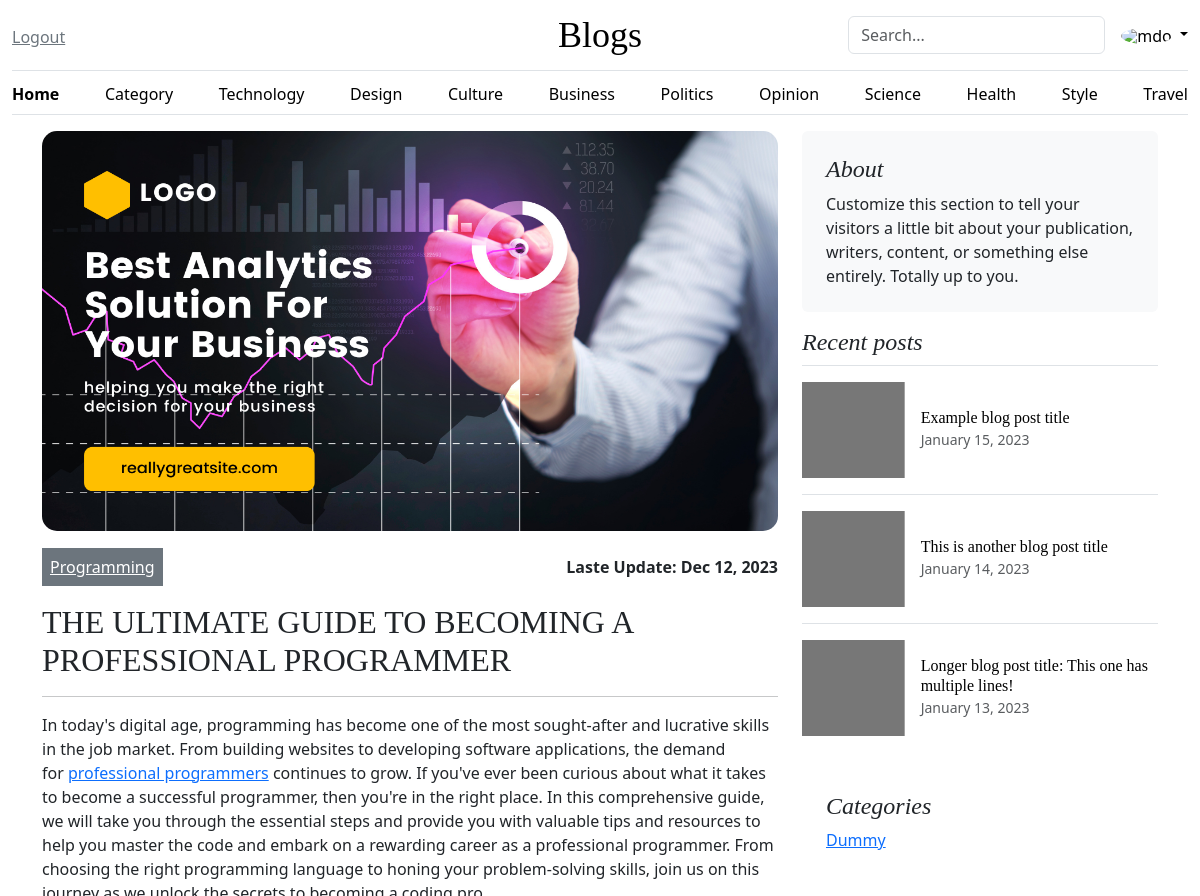
Page /post/the-ultimate-guide-to-becoming-a-professional-programmer-wajahat-1 (signed in, upper part) on the earlier database version.
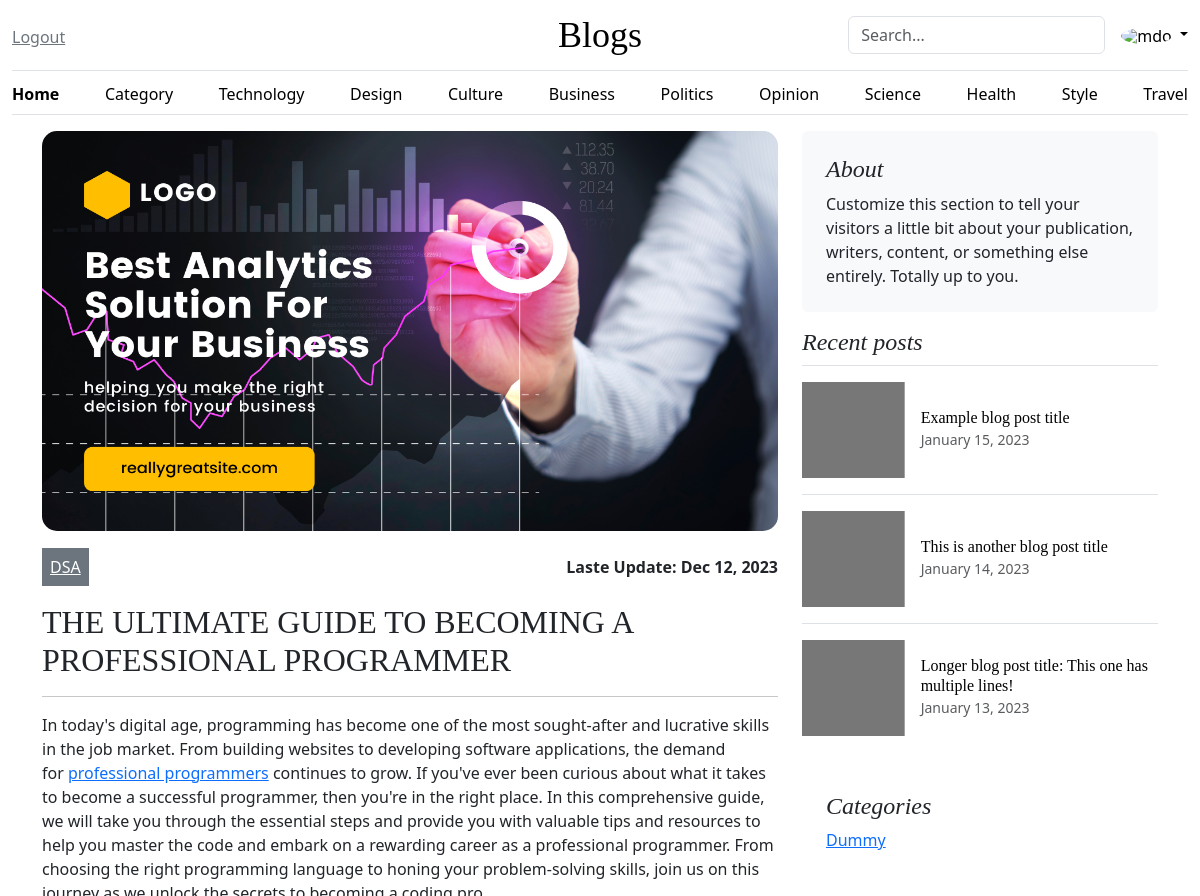
Same page on the later database version.
### core/models.py (models this page shows, shortened)
class Post(models.Model):
    STATUS = (
        ('Draft','Draft'),
        ('Publish','Publish')
    )
    featured_img = models.ImageField(upload_to='post/')
    title = models.CharField(max_length=255)
    author = models.CharField(max_length=30)
    category = models.ForeignKey(Category, on_delete=models.CASCADE)
    date = models.DateTimeField(auto_now_add=True)
    update = models.DateTimeField(auto_now=True, null=True)
    content = RichTextField()
    slug = models.CharField(max_length=255, unique=True)
    status = models.CharField(choices=STATUS, max_length=150)

class Category(models.Model):
    name = models.CharField(max_length=255)
    date = models.DateTimeField(auto_now_add=True)
    slug = models.CharField(max_length=50, unique=True, blank=True, null=True)
    def __str__(self):
        return self.name

### core/views.py (the view)
# urls.py: path("post/<str:slug>", views.view_post, name="post_view"),
def view_post(request, slug):
    post = get_object_or_404(Post, slug=slug)
    context = {
        "post":post
    }
    return render(request, "single.html",context)

### template/single.html (shortened to what this page needs)
{% extends "base.html" %}
{% load static %}
{% block content %}
<div class="container">
    <div class="row">
        <div class="col-md-8">
            <div>
                <img src="{{post.featured_img.url}}" style="height: 400px;width: 100%;border-radius:15px;" class="img-fluid" alt="">
            </div>
            <br>
            <div class="row">
                <div class="col-md-6">
                    <a href="" class="bg-secondary my-5 p-2 text-white">{{post.category}}</a>
                </div>
                <div class="col-md-6">
                    <span class="float-end fw-bold  ">Laste Update: {{post.date|date:"M d, Y"}}</span>
                </div>
            </div>
            <br>
            <h2>{{post.title}}</h2>
            <hr>
            <div>
                {{post.content|safe}}
            </div>
        </div>
        <div class="col-md-4">
            <div class="position-sticky" style="top: 2rem;">
                <div class="p-4 mb-3 bg-body-tertiary rounded">
                  <h4 class="fst-italic">About</h4>
                  <p class="mb-0">Customize this section to tell your visitors a little bit about your publication, writers, content, or something else entirely. Totally up to you.</p>
                </div>
                <div>
                  <h4 class="fst-italic">Recent posts</h4>
                  <ul class="list-unstyled">
                    <li>
                      <a class="d-flex flex-column flex-lg-row gap-3 align-items-start align-items-lg-center py-3 link-body-emphasis text-decoration-none border-top" href="#">
                        <svg class="bd-placeholder-img" width="100%" height="96" xmlns="http://www.w3.org/2000/svg" aria-hidden="true" preserveAspectRatio="xMidYMid slice" focusable="false"><rect width="100%" height="100%" fill="#777"/></svg>
                        <div class="col-lg-8">
                          <h6 class="mb-0">Example blog post title</h6>
                          <small class="text-body-secondary">January 15, 2023</small>
                        </div>
                      </a>
                    </li>
                    <li>
                      <a class="d-flex flex-column flex-lg-row gap-3 align-items-start align-items-lg-center py-3 link-body-emphasis text-decoration-none border-top" href="#">
                        <svg class="bd-placeholder-img" width="100%" height="96" xmlns="http://www.w3.org/2000/svg" aria-hidden="true" preserveAspectRatio="xMidYMid slice" focusable="false"><rect width="100%" height="100%" fill="#777"/></svg>
                        <div class="col-lg-8">
                          <h6 class="mb-0">This is another blog post title</h6>
                          <small class="text-body-secondary">January 14, 2023</small>
                        </div>
                      </a>
                    </li>
                    <li>
                      <a class="d-flex flex-column flex-lg-row gap-3 align-items-start align-items-lg-center py-3 link-body-emphasis text-decoration-none border-top" href="#">
                        <svg class="bd-placeholder-img" width="100%" height="96" xmlns="http://www.w3.org/2000/svg" aria-hidden="true" preserveAspectRatio="xMidYMid slice" focusable="false"><rect width="100%" height="100%" fill="#777"/></svg>
                        <div class="col-lg-8">
                          <h6 class="mb-0">Longer blog post title: This one has multiple lines!</h6>
                          <small class="text-body-secondary">January 13, 2023</small>
                        </div>
                      </a>
                    </li>
                  </ul>
                </div>
                <div class="p-4">
                  <h4 class="fst-italic">Categories</h4>
                  <ol class="list-unstyled mb-0">
                     <li><a href="#">Dummy</a></li>
                  </ol>
                </div>
                <div class="p-4">
                </div>
              </div>
        </div>
    </div>
</div>
{% endblock content %}

Differences in the rows shown:
changed Post "THE ULTIMATE GUIDE TO BECOMING A PROFESSIONAL PROGRAMMER": category "Programming" → "DSA"
